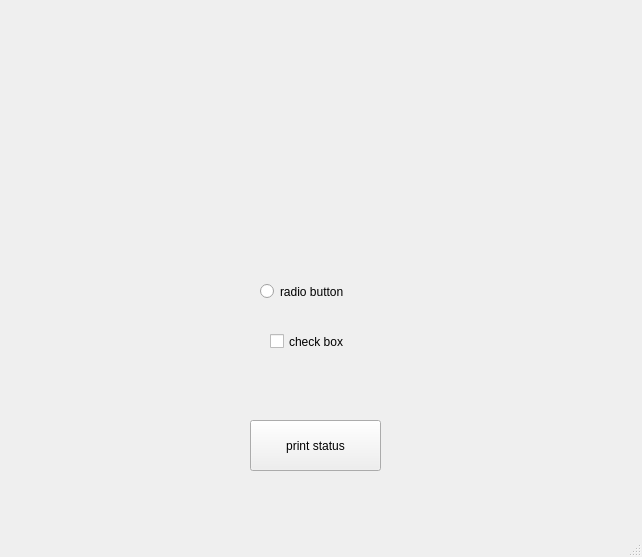
<?xml version="1.0" encoding="UTF-8"?>
<ui version="4.0">
 <class>MainWindow</class>
 <widget class="QMainWindow" name="MainWindow">
  <property name="geometry">
   <rect>
    <x>0</x>
    <y>0</y>
    <width>642</width>
    <height>557</height>
   </rect>
  </property>
  <property name="windowTitle">
   <string>MainWindow</string>
  </property>
  <widget class="QWidget" name="centralwidget">
   <widget class="QPushButton" name="pushButton">
    <property name="geometry">
     <rect>
      <x>250</x>
      <y>420</y>
      <width>131</width>
      <height>51</height>
     </rect>
    </property>
    <property name="text">
     <string>print status</string>
    </property>
   </widget>
   <widget class="QRadioButton" name="radioBtn1">
    <property name="enabled">
     <bool>true</bool>
    </property>
    <property name="geometry">
     <rect>
      <x>260</x>
      <y>280</y>
      <width>96</width>
      <height>23</height>
     </rect>
    </property>
    <property name="text">
     <string>radio button</string>
    </property>
   </widget>
   <widget class="QCheckBox" name="checkBox">
    <property name="geometry">
     <rect>
      <x>270</x>
      <y>330</y>
      <width>82</width>
      <height>23</height>
     </rect>
    </property>
    <property name="text">
     <string>check box</string>
    </property>
   </widget>
  </widget>
  <widget class="QMenuBar" name="menubar">
   <property name="geometry">
    <rect>
     <x>0</x>
     <y>0</y>
     <width>642</width>
     <height>22</height>
    </rect>
   </property>
  </widget>
  <widget class="QStatusBar" name="statusbar"/>
 </widget>
 <resources/>
 <connections/>
</ui>
